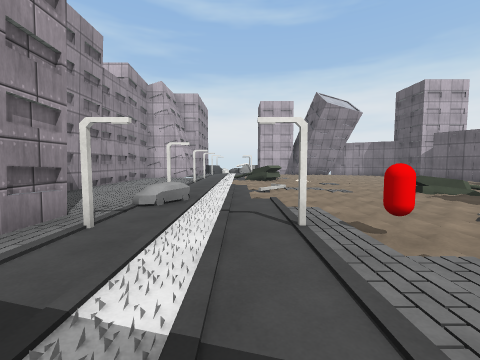
View 1 (above)

12 first-person views from a walk through a 3-D level made in the Unity game engine. The camera is 1.4 m above the floor, tilts 4° down and sees 90° across. The floor is counted in squares, 2 m on a side. Each view is taken from the middle of a square. On the plan, view 1 faces up. The plan holds only what a view shows up to about 9 squares ahead; the rest is blank. The place goes on beyond the plan. The player character is not drawn. Surface patterns are stand-ins for the level's own textures.

View 2
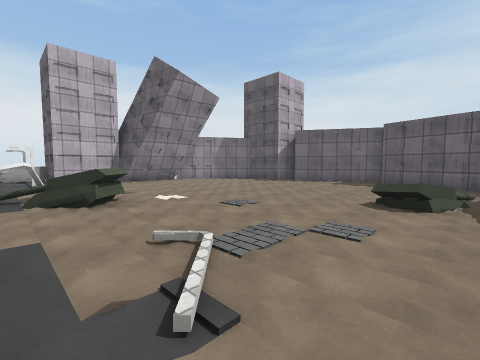

View 3
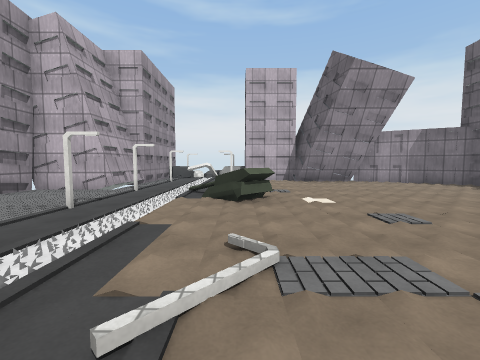

View 4
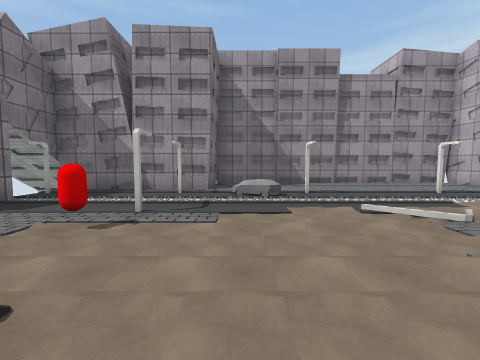

View 5
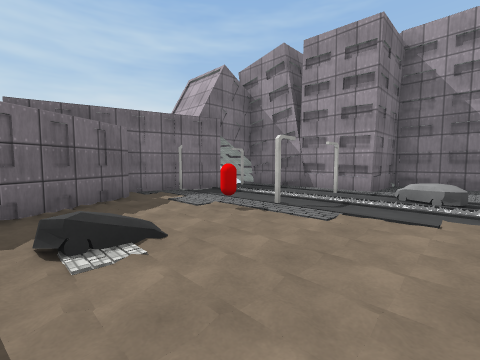

View 6
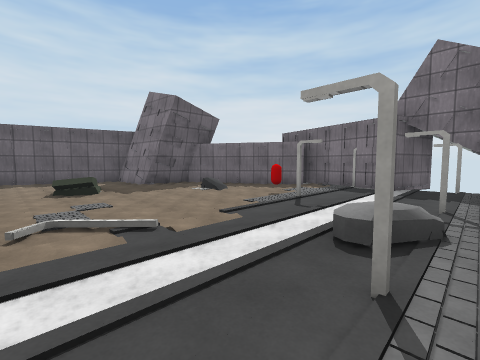

View 7
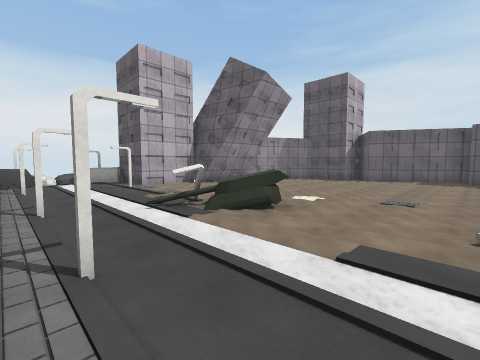

View 8
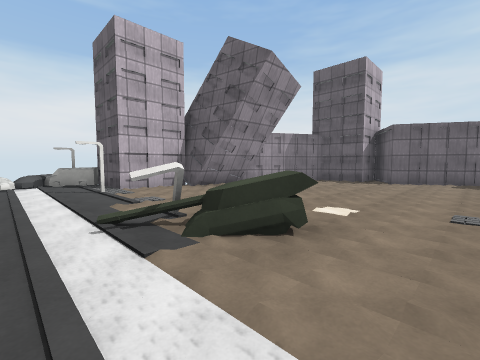

View 9
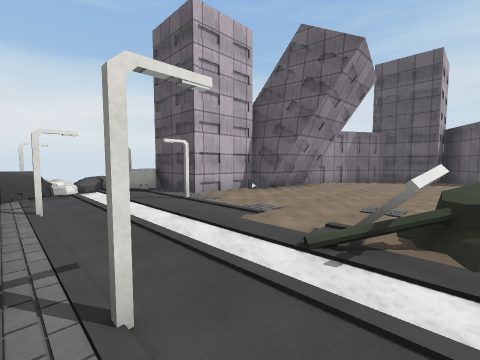

View 10
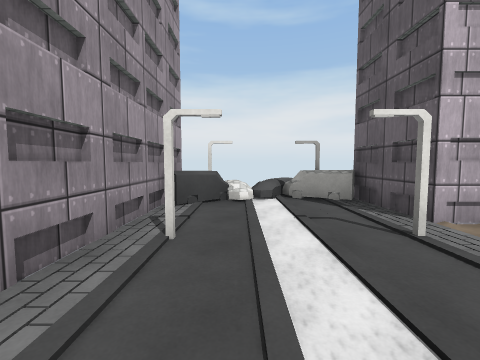

View 11
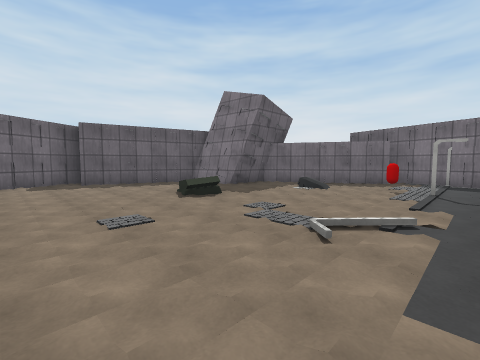

View 12
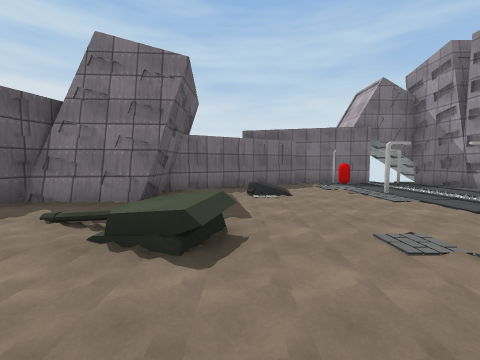

### Floor plan
Points are (right, up) in squares from view 1. A wall is a line through its corners. A room is listed if a view was taken in it or the views show most of it. See-through windows are left out.
Room 1 (views 1, 2, 3, 4, 5, 6, 7, 8, 9, 10, 11, 12)
walls: (1.1, 9.2) (0.4, 9.9); (0.5, 10) (-0.2, 10.4); (0.4, 10.4) (0.4, 10.7); (3.2, 14.7) (1.2, 14.7) (1.2, 16.7); (5.5, 13.9) (3.2, 13.9); (-2.4, 13.3) (-2.4, 11.2) (-4.3, 11.2) (-4.3, 3.2) (-2.3, 3.2) (-2.3, -0.8); (9.6, 7.4) (8.1, 10) (9.6, 10.9); (9.5, 11) (8.3, 11) (8.3, 12.6) (5.5, 14.3); (2.1, -0.1) (5.7, 2) (5.7, 3.5) (7.7, 3.7) (8.7, 7.3); (-0.7, -1.6) (-0.4, -0.3) (2.7, -1.1); (-2.3, 17.2) (-2.3, 11.2)
low walls: (1.7, 9.8) (1.1, 9.2); (0.5, 9.8) (0.6, 10.2) (0.4, 10.4); (0.4, 9.9) (0.6, 10.2); (0.6, 10.1) (0.2, 10.5); (5.2, 5.2) (4.5, 5.4); (-1, 4.6) (-1.4, 3.9); (-1.6, 4.5) (-1.3, 5); (5.4, 14.2) (3.2, 14.2); (1, 16.3) (0, 16.9); (-1.2, 16.6) (-2.1, 15.7); (-0.1, 17.2) (-0.4, 16.7)
ways out: opening at (-1, 17); gap at (0, 17)
objects: other object (1, 2)

Positions as (right, up) in squares from view 1, and headings:
1: (0, 0), facing up
2: (0, 5), facing up-right
3: (1, 5), facing up
4: (4, 4), facing left
5: (4, 5), facing down-left
6: (-2, 7), facing down-right
7: (-2, 7), facing up-right
8: (-1, 8), facing up-right
9: (-2, 10), facing up-right
10: (-1, 12), facing up
11: (0, 9), facing down-right
12: (4, 8), facing down
